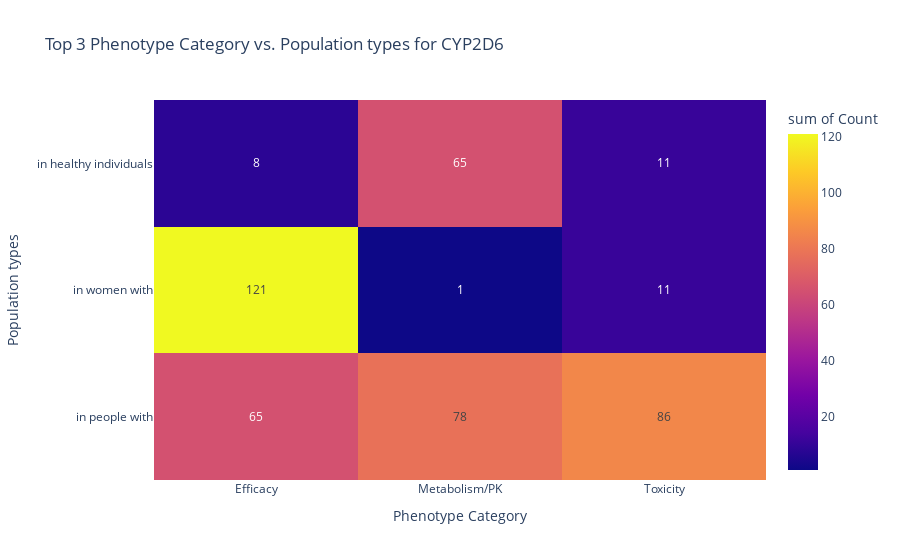

Notebook cell for this chart:
### Markdown cell above
The above visuals help us get a better idea of what categories make up the majority of our data. But if we want to see what features are useful in analyzing drug metabolism, we need to see how these features interact with each other.

Heatmaps use color coding to show the distribution across the table visually. In a table, this is useful for highlight patterns, trends, and outliers. The heatmap below tells shows us the distribution for Phenotype Category by Population Types. 

This visualization is *interactive*. You can change the dependent column using the dropdown titles *Feature*. Since some of these columns have many categories, you can use the slider labeled *Top K* to vizualize only the *K* most frequent categories.

### Code cell
display_heatmap()

### Figure 1 — Plotly figure (JSON) as saved in the notebook; plotly's stock layout.template omitted (floating-point values rounded to 4 significant figures)
{"data": [{"coloraxis": "coloraxis", "histfunc": "sum", "hovertemplate": "Phenotype Category=%{x}<br>Population types=%{y}<br>sum of Count=%{z}<extra></extra>", "name": "", "texttemplate": "%{z}", "type": "histogram2d", "x": ["Efficacy", "Metabolism/PK", "Toxicity", "Efficacy", "Metabolism/PK", "Toxicity", "Efficacy", "Metabolism/PK", "Toxicity"], "xaxis": "x", "xbingroup": "x", "y": ["in people with", "in people with", "in people with", "in women with", "in women with", "in women with", "in healthy individuals", "in healthy individuals", "in healthy individuals"], "yaxis": "y", "ybingroup": "y", "z": [65, 78, 86, 121, 1, 11, 8, 65, 11]}], "layout": {"coloraxis": {"colorbar": {"title": {"text": "sum of Count"}}, "colorscale": [[0, "#0d0887"], [0.1111, "#46039f"], [0.2222, "#7201a8"], [0.3333, "#9c179e"], [0.4444, "#bd3786"], [0.5556, "#d8576b"], [0.6667, "#ed7953"], [0.7778, "#fb9f3a"], [0.8889, "#fdca26"], [1, "#f0f921"]]}, "legend": {"tracegroupgap": 0}, "title": {"text": "Top 3 Phenotype Category vs. Population types for CYP2D6"}, "xaxis": {"anchor": "y", "domain": [0, 1], "title": {"text": "Phenotype Category"}}, "yaxis": {"anchor": "x", "domain": [0, 1], "title": {"text": "Population types"}}}}
